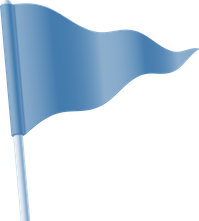
#> input picture NuriUtils/assets/maps_topdown_flag/flag1_blue.png, 199 x 221 px, shrunk from 1012 x 1125 before the run, given in place of 100x100.png, which was not available; the run also reads 6 pictures not shown here
$ python statics.py
#> lines starting #> are read from the running program, lines starting #| are printed output that depends on the picture; pictures that were not available may be replaced by others from this repository, and a replacement may not be noted
import numpy as np
import imageio
import os

# COCO
with open(os.path.join(os.path.dirname(__file__), "data/coco_category.txt"), "r") as f:
#> (reads NuriUtils/data/coco_category.txt from the repository)
    lines = f.readlines()
DETECTION_CATEGORIES = [line.rstrip() for line in lines]
COCO_CATEGORIES = DETECTION_CATEGORIES
# 40 category of interests
with open(os.path.join(os.path.dirname(__file__), "data/matterport_category.txt"), "r") as f:
#> (reads NuriUtils/data/matterport_category.txt from the repository)
    lines = f.readlines()
CATEGORIES = {}
CATEGORIES['mp3d'] = [line.rstrip() for line in lines]
CATEGORIES['gibson'] = DETECTION_CATEGORIES
with open(os.path.join(os.path.dirname(__file__), "data/cv_colors.txt"), "r") as f:
#> (reads NuriUtils/data/cv_colors.txt from the repository)
    lines = f.readlines()
STANDARD_COLORS = [line.rstrip() for line in lines]

with open(os.path.join(os.path.dirname(__file__), "data/mp3d_trainset.txt"), "r") as f:
#> (reads NuriUtils/data/mp3d_trainset.txt from the repository)
    lines = f.readlines()
MP3D_TRAIN_SCENE = [line.rstrip() for line in lines]

with open(os.path.join(os.path.dirname(__file__), "data/mp3d_valset.txt"), "r") as f:
    lines = f.readlines()
MP3D_VAL_SCENE = [line.rstrip() for line in lines]

with open(os.path.join(os.path.dirname(__file__), "data/gibson_trainset.txt"), "r") as f:
    lines = f.readlines()
GIBSON_TINY_TRAIN_SCENE = [line.rstrip() for line in lines]

with open(os.path.join(os.path.dirname(__file__), "data/gibson_testset.txt"), "r") as f:
    lines = f.readlines()
GIBSON_TINY_TEST_SCENE = [line.rstrip() for line in lines]

with open(os.path.join(os.path.dirname(__file__), "data/mp3d_catset.txt"), "r") as f:
    lines = f.readlines()
MP3D_CAT_TRAIN_SCENE = [line.rstrip() for line in lines]

new_objects_mpcat40_mapping = {'AlarmClockVintage': 'objects', 'BathSheetBlue': 'objects', 'BathTowelPink': 'objects', 'CDrack': 'shelving',
                               'CatObject': 'objects', 'CrackersBox': 'objects', 'CubeBox': 'objects', 'CutleryBlockSet': 'objects',
                               'DishTowel': 'objects', 'DogBowlBlue': 'objects', 'DogFoobler': 'objects', 'Elephant': 'objects', 'EyeCream': 'objects',
                               'FabricBasket': 'objects', 'FabricCube': 'objects', 'Fedora': 'objects', 'FileSorterPink': 'objects', 'GardenSwing': 'objects',
                               'GigabyteBox': 'objects', 'KidsPack': 'objects', 'KitchenTowel': 'objects', 'Notebook': 'objects',
                               'PepsiBox': 'objects', 'PitcherWhite': 'objects', 'PlantContainerQuadra': 'objects', 'PlantContainerUrn': 'objects',
                               'PlantPot': 'plant', 'PorcelainRamekin': 'objects', 'PowerPressureCooker': 'objects', 'ReversibleBookend': 'objects',
                               'RollLearnTurtle': 'objects', 'RoundPlanterRed': 'objects', 'Sandwich': 'objects', 'StackRings': 'objects', 'SteelMilkFrother': 'objects',
                               'StorageBinBlack': 'objects', 'TeaSet': 'objects', 'TeapotWhite': 'objects', 'TucanFrame': 'picture', 'TwistedPuzzle': 'objects',
                               'UpFlippinDog': 'objects', 'VeniceFrame': 'picture', 'VitaminCEster': 'objects', 'aquarium': 'objects', 'armchair2': 'chair',
                               'armchair3': 'chair', 'baguettePain': 'objects', 'banana': 'objects', 'bdOuverte': 'objects', 'blackTupelo': 'objects',
                               'blocks': 'objects', 'bookcase': 'shelving', 'bouilloire': 'objects', 'bucket': 'objects', 'cardboard-box': 'objects',
                               'chair_office': 'chair', 'chaiseOrange': 'chair', 'cheezit': 'objects', 'chefcan': 'objects', 'clothes-basket': 'furniture',
                               'comoCiliegio': 'cabinet', 'couchPoofyPillows': 'sofa', 'couchTable': 'table', 'credenza': 'cabinet', 'cup': 'objects',
                               'cup2': 'objects', 'desserte': 'shelving', 'fanPalm': 'objects', 'flowers': 'plant', 'frame3VerticalSummerPhotos': 'picture',
                               'frame3VerticalTowerPhotos': 'picture', 'frame_horizontal': 'picture', 'frame_square': 'picture', 'gardenUmbrella': 'furniture',
                               'hallTable': 'table', 'japanese_style_screen': 'furniture', 'lamp2': 'lighting', 'largeclamp': 'objects', 'leather_sofa': 'sofa',
                               'letters': 'objects', 'livres': 'objects', 'modern_armchair': 'chair', 'officeChair': 'chair', 'percolateur': 'objects',
                               'pizza': 'objects', 'plancheADecouper': 'objects', 'potplant2': 'plant', 'rocking_chair': 'chair', 'roundTable2': 'table', 'rug': 'objects',
                               'rug2': 'objects', 'secheCheveux': 'objects', 'shelves_storage_wood': 'furniture', 'singleChair': 'chair', 'small_bookshelves': 'shelving',
                               'smiley': 'objects', 'sneakers': 'objects', 'sofa4': 'sofa', 'sofa_white_beige': 'sofa', 'stair_ladder_loft': 'stairs', 'stairs_spiral': 'stairs',
                               'table': 'table', 'table_granmother_marble': 'table', 'throwPillow': 'cushion', 'toast': 'objects',
                               'toothpaste_brush': 'objects', 'wheelie_bin': 'objects', 'wine_bottle': 'objects'}

gibson_categories = ['person', 'bicycle', 'car', 'motorcycle', 'airplane', 'bus', 'train', 'truck', 'boat', 'traffic light', 'fire hydrant', 'stop sign', 'parking meter', 'bench', 'bird', 'cat',
                     'dog', 'horse', 'sheep', 'cow', 'elephant', 'bear', 'zebra', 'giraffe', 'backpack', 'umbrella', 'handbag', 'tie', 'suitcase', 'frisbee', 'skis', 'snowboard', 'sports ball',
                     'kite', 'baseball bat', 'baseball glove', 'skateboard', 'surfboard', 'tennis racket', 'bottle', 'wine glass', 'cup', 'fork', 'knife', 'spoon', 'bowl', 'banana', 'apple',
                     'sandwich', 'orange', 'broccoli', 'carrot', 'hot dog', 'pizza', 'donut', 'cake', 'chair', 'couch', 'potted plant', 'bed', 'dining table', 'toilet', 'tv', 'laptop', 'mouse',
                     'remote', 'keyboard', 'cell phone', 'microwave', 'oven', 'toaster', 'sink', 'refrigerator', 'book', 'clock', 'vase', 'scissors', 'teddy bear', 'hair drier', 'toothbrush']

new_objects_gibson_mapping = {
    'Notebook': 'laptop', 'ReversibleBookend': 'book', 'toothpaste': 'surfboard', 'flowers': 'potted plant', 'cup': 'cup', 'officeChair': 'chair',
    'TwistedPuzzle': 'carrot', 'SteelMilkFrother': 'fork', 'bottle': 'bottle', 'pot': 'vase', 'VitaminCEster': 'surfboard', 'FabricCube': 'vase', 'PlantPot': 'vase',
    'desserte': 'bench', 'letters': 'carrot', 'bouilloire': 'surfboard', 'chair': 'chair', 'clock': 'clock', 'CubeBox': 'suitcase', 'banana':'banana',
    'plancheADecouper': 'surfboard', 'leather': 'couch', 'KitchenTowel': 'kite', 'credenza': 'bench', 'cardboard-box': 'suitcase', 'comoCiliegio': 'surfboard',
    'RoundPlanterRed': 'vase', 'blocks': 'carrot', 'PlantContainerQuadra': 'vase', 'pizza': 'pizza', 'livres': 'book', 'clothes-basket': 'surfboard', 'CutleryBlockSet': 'fork',
    'couchTable': 'dining table', 'Elephant': 'elephant', 'sneakers': 'surfboard', 'largeclamp': 'surfboard', 'CatObject': 'surfboard',
    'CDrack': 'dining table', 'cheezit': 'carrot', 'small': 'surfboard', 'bucket': 'vase', 'PorcelainRamekin': 'fork', 'bag': 'handbag', 'UpFlippinDog': 'surfboard',
    'Sandwich':'sandwich', 'smiley': 'carrot', 'modern': 'chair', 'CrackersBox': 'suitcase', 'roundTable2': 'dining table', 'EyeCream': 'surfboard', 'PowerPressureCooker': 'toaster',
    'bdOuverte': 'book', 'rug2': 'surfboard', 'wine': 'bottle', 'TeapotWhite': 'surfboard', 'KidsPack': 'backpack', 'pillow': 'boat', 'couchPoofyPillows': 'boat', 'mug': 'cup',
    'StackRings': 'carrot', 'laptop':'laptop', 'printer': 'surfboard', 'RollLearnTurtle': 'surfboard', 'cup2': 'cup', 'chefcan': 'surfboard', 'bowl': 'bowl',
    'Fedora': 'surfboard', 'DishTowel': 'kite', 'FileSorterPink': 'book', 'BathSheetBlue': 'kite', 'hallTable': 'dining table', 'FabricBasket': 'vase', 'DogFoobler': 'surfboard',
    'BathTowelPink': 'kite', 'TeaSet': 'fork', 'percolateur': 'surfboard', 'DogBowlBlue': 'bowl', 'PlantContainerUrn': 'vase',
    'shelves': 'dining table', 'potplant2': 'potted plant', 'PepsiBox': 'suitcase', 'secheCheveux': 'surfboard', 'lamp2': 'surfboard', 'rug': 'surfboard',
    'PitcherWhite': 'fork', 'toast': 'fork', 'throwPillow': 'boat', 'GigabyteBox': 'suitcase', 'AlarmClockVintage': 'clock', 'baguettePain': 'donut'
}

# 28 category of interests
# COI = ['chair', 'door', 'table', 'picture', 'cabinet', 'cushion', 'window', 'sofa', 'bed', 'curtain',
#        'chest_of_drawers', 'plant', 'sink', 'stairs', 'toilet', 'stool', 'towel', 'mirror', 'tv_monitor', 'shower',
#        'bathtub', 'counter', 'fireplace', 'shelving', 'blinds', 'gym_equipment', 'clothes', 'objects']
# COI = ['chair', 'door', 'table', 'picture', 'cabinet', 'cushion', 'window', 'sofa',
#        'bed', 'curtain', 'chest_of_drawers', 'plant', 'sink', 'stairs',  'toilet', 'stool', 'towel',
#        'mirror', 'tv_monitor', 'shower', 'column', 'bathtub', 'counter', 'fireplace', 'lighting', 'beam', 'railing',
#        'shelving', 'blinds', 'gym_equipment', 'seating', 'board', 'furniture', 'appliances', 'clothes', 'objects']
COI = ['chair', 'door', 'table', 'picture', 'cabinet', 'cushion', 'window', 'sofa',
       'bed', 'curtain', 'chest_of_drawers', 'plant', 'sink', 'stairs',  'toilet', 'stool', 'towel',
       'mirror', 'tv_monitor', 'shower', 'bathtub', 'counter', 'fireplace',
       'shelving', 'blinds', 'gym_equipment', 'seating', 'board', 'furniture', 'appliances', 'clothes', 'objects']
CATEGORIES_TO_IGNORE = ["stairs", "shelving", "mirror", "column"]
CATEGORIES_TO_IGNORE_IDX = np.concatenate([np.where([CATEGORIES_TO_IGNORE_ in CATEGORIES_ for CATEGORIES_ in CATEGORIES])[0] for CATEGORIES_TO_IGNORE_ in CATEGORIES_TO_IGNORE])
COI_INDEX = {}
COI_INDEX['mp3d'] = np.where([c in COI for c in CATEGORIES['mp3d']])[0]
COI = CATEGORIES['gibson']
COI_INDEX['gibson'] = np.where([c in COI for c in CATEGORIES['gibson']])[0]
DETECT_CATEGORY = ['mug', 'bottle', 'pot', 'bowl', 'chair', 'table', 'clock', 'bag', 'sofa', 'laptop', 'bed', 'microwave', 'cabinet', 'bookshelf', 'stove', 'printer', 'pillow']
ADD_OBJ_CATEGORY = ['AlarmClockVintage', 'BathSheetBlue', 'BathTowelPink', 'CDrack',
       'CatObject', 'CrackersBox', 'CubeBox', 'CutleryBlockSet',
       'DishTowel', 'DogBowlBlue', 'DogFoobler', 'Elephant', 'EyeCream',
       'FabricBasket', 'FabricCube', 'Fedora', 'FileSorterPink',
       'GigabyteBox', 'KidsPack', 'KitchenTowel', 'Notebook', 'PepsiBox',
       'PitcherWhite', 'PlantContainerQuadra', 'PlantContainerUrn',
       'PlantPot', 'PorcelainRamekin', 'PowerPressureCooker',
       'ReversibleBookend', 'RollLearnTurtle', 'RoundPlanterRed',
       'Sandwich', 'StackRings', 'SteelMilkFrother', 'StorageBinBlack',
       'TeaSet', 'TeapotWhite', 'TucanFrame', 'TwistedPuzzle',
       'UpFlippinDog', 'VeniceFrame', 'VitaminCEster', 'bag',
       'baguettePain', 'banana', 'bdOuverte', 'blocks', 'bottle',
       'bouilloire', 'bowl', 'bucket', 'cardboard-box', 'chair',
       'cheezit', 'chefcan', 'clock', 'clothes-basket', 'comoCiliegio',
       'couchPoofyPillows', 'couchTable', 'credenza', 'cup', 'cup2',
       'desserte', 'fanPalm', 'flowers', 'frame',
       'frame3VerticalSummerPhotos', 'frame3VerticalTowerPhotos',
       'gardenUmbrella', 'hallTable', 'japanese', 'lamp2', 'laptop',
       'largeclamp', 'leather', 'letters', 'livres', 'modern', 'mug',
       'officeChair', 'percolateur', 'pillow', 'pizza',
       'plancheADecouper', 'pot', 'potplant2', 'printer', 'rocking',
       'roundTable2', 'rug', 'rug2', 'secheCheveux', 'shelves',
       'singleChair', 'small', 'smiley', 'sneakers', 'throwPillow',
       'toast', 'toothpaste', 'wheelie', 'wine']


ADD_OBJ_MAPPING = {}
ADD_OBJ_MAPPING['mp3d'] = \
{
    'AlarmClockVintage': 'objects',
    'BathSheetBlue': 'objects',
    'BathTowelPink': 'objects',
    'CDrack': 'shelving',
    'CatObject': 'objects',
    'CrackersBox': 'objects',
    'CubeBox': 'objects',
    'CutleryBlockSet': 'objects',
    'DishTowel': 'objects',
    'DogBowlBlue': 'objects',
    'DogFoobler': 'objects',
    'Elephant': 'objects',
    'EyeCream': 'objects',
    'FabricBasket': 'objects',
    'FabricCube': 'objects',
    'Fedora': 'objects',
    'FileSorterPink': 'objects',
    'GigabyteBox': 'objects',
    'KidsPack': 'objects',
    'KitchenTowel': 'objects',
    'Notebook': 'objects',
    'PepsiBox': 'objects',
    'PitcherWhite': 'objects',
    'PlantContainerQuadra': 'objects',
    'PlantContainerUrn': 'objects',
    'PlantPot': 'plant',
    'PorcelainRamekin': 'objects',
    'PowerPressureCooker': 'objects',
    'ReversibleBookend': 'objects',
    'RollLearnTurtle': 'objects',
    'RoundPlanterRed': 'objects',
    'Sandwich': 'objects',
    'StackRings': 'objects',
    'SteelMilkFrother': 'objects',
    'StorageBinBlack': 'objects',
    'TeaSet': 'objects',
    'TeapotWhite': 'objects',
    'TucanFrame': 'picture',
    'TwistedPuzzle': 'objects',
    'UpFlippinDog': 'objects',
    'VeniceFrame': 'picture',
    'VitaminCEster': 'objects',
    'baguettePain': 'objects',
    'banana': 'objects',
    'bdOuverte': 'objects',
    'blocks': 'objects',
    'bouilloire': 'objects',
    'bucket': 'objects',
    'cardboard-box': 'objects',
    'cheezit': 'objects',
    'chefcan': 'objects',
    'clothes-basket': 'furniture',
    'comoCiliegio': 'cabinet',
    'couchPoofyPillows': 'sofa',
    'couchTable': 'table',
    'credenza': 'cabinet',
    'cup': 'objects',
    'cup2': 'objects',
    'desserte': 'shelving',
    'fanPalm': 'objects',
    'flowers': 'plant',
    'frame3VerticalSummerPhotos': 'picture',
    'frame3VerticalTowerPhotos': 'picture',
    'gardenUmbrella': 'furniture',
    'hallTable': 'table',
    'lamp2': 'lighting',
    'largeclamp': 'objects',
    'letters': 'objects',
    'livres': 'objects',
    'officeChair': 'chair',
    'percolateur': 'objects',
    'pizza': 'objects',
    'plancheADecouper': 'objects',
    'potplant2': 'plant',
    'roundTable2': 'table',
    'rug': 'objects',
    'rug2': 'objects',
    'secheCheveux': 'objects',
    'singleChair': 'chair',
    'smiley': 'objects',
    'sneakers': 'objects',
    'throwPillow': 'cushion',
    'toast': 'objects',
    'bag': 'objects',
    'bottle': 'objects',
    'bowl': 'objects',
    'clock': 'objects',
    'laptop': 'objects',
    'chair_office': 'chair',
    'frame_horizontal': 'picture',
    'frame_square': 'picture',
    'leather_sofa': 'sofa',
    'shelves_storage_wood': 'furniture',
    'small_bookshelves': 'shelving',
    'table_granmother_marble': 'table',
    'toothpaste_brush': 'objects',
    'wheelie_bin': 'objects',
    'wine_bottle': 'objects'
}

ALL_CATEGORIES = list(set(CATEGORIES['mp3d'] + CATEGORIES['gibson'] + DETECTION_CATEGORIES))
ALL_CATEGORIES = np.sort(np.unique(ALL_CATEGORIES))

task_cat2mpcat40_labels = [
    'chair',
    'table',
    'picture',
    'cabinet',
    'cushion',
    'sofa',
    'bed',
    'chest_of_drawers',
    'plant',
    'sink',
    'toilet',
    'stool',
    'towel',
    'tv_monitor',
    'shower',
    'bathtub',
    'counter',
    'fireplace',
    'gym_equipment',
    'seating',
    'clothes',
]
OBJECT_TARGET_CATEGORY = {}
OBJECT_TARGET_CATEGORY['gibson'] = ['chair', 'couch', 'potted plant', 'bed', 'toilet', 'tv']
OBJECT_TARGET_CATEGORY['mp3d'] = task_cat2mpcat40_labels
# coco_categories = {
#     "chair": 0,
#     "couch": 1,
#     "potted plant": 2,
#     "bed": 3,
#     "toilet": 4,
#     "tv": 5,
#     "dining-table": 6,
#     "oven": 7,
#     "sink": 8,
#     "refrigerator": 9,
#     "book": 10,
#     "clock": 11,
#     "vase": 12,
#     "cup": 13,
#     "bottle": 14
# }

coco_categories_mapping = {
    56: 0,  # chair
    57: 1,  # couch
    58: 2,  # potted plant
    59: 3,  # bed
    61: 4,  # toilet
    62: 5,  # tv
    60: 6,  # dining-table
    69: 7,  # oven
    71: 8,  # sink
    72: 9,  # refrigerator
    73: 10,  # book
    74: 11,  # clock
    75: 12,  # vase
    41: 13,  # cup
    39: 14,  # bottle
}


# COI_TO_CATEGORY = {
#     np.where(['chair' == cat for cat in CATEGORIES])[0][0]: np.where(['chair' == cat for cat in DETECT_CATEGORY])[0][0],
#     np.where(['table' == cat for cat in CATEGORIES])[0][0]: np.where(['table' == cat for cat in DETECT_CATEGORY])[0][0],
#     np.where(['cabinet' == cat for cat in CATEGORIES])[0][0]: np.where(['cabinet' == cat for cat in DETECT_CATEGORY])[0][0],
#     np.where(['cushion' == cat for cat in CATEGORIES])[0][0]: np.where(['pillow' == cat for cat in DETECT_CATEGORY])[0][0],
#     np.where(['sofa' == cat for cat in CATEGORIES])[0][0]: np.where(['sofa' == cat for cat in DETECT_CATEGORY])[0][0],
#     np.where(['bed' == cat for cat in CATEGORIES])[0][0]: np.where(['bed' == cat for cat in DETECT_CATEGORY])[0][0],
#     np.where(['chest_of_drawers' == cat for cat in CATEGORIES])[0][0]: np.where(['cabinet' == cat for cat in DETECT_CATEGORY])[0][0],
#     np.where(['seating' == cat for cat in CATEGORIES])[0][0]: np.where(['sofa' == cat for cat in DETECT_CATEGORY])[0][0],
#     np.where(['furniture' == cat for cat in CATEGORIES])[0][0]: np.where(['cabinet' == cat for cat in DETECT_CATEGORY])[0][0]
# }
# for i in range(len(CATEGORIES), len(CATEGORIES) + len(DETECT_CATEGORY)):
#     COI_TO_CATEGORY[i] = i-len(CATEGORIES) # = {i: i - 41 for i in range(41, 41 + 17)}


AGENT_SPRITE = imageio.imread(
    os.path.join(
        os.path.dirname(__file__),
        "assets",
        "maps_topdown_agent_sprite",
        "100x100.png",
    )
)
#> AGENT_SPRITE is the input picture: shape (221, 199, 4); mean R, G, B, A 39.3, 54.7, 68.6, 84.6
AGENT_SPRITE = np.ascontiguousarray(np.flipud(AGENT_SPRITE))
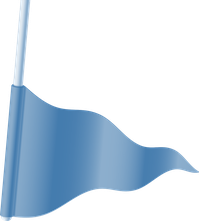
#> AGENT_SPRITE: shape (221, 199, 4); mean R, G, B, A 39.3, 54.7, 68.6, 84.6; transparent parts drawn white

OBJECT_YELLOW = imageio.imread(
    os.path.join(
        os.path.dirname(__file__),
        "assets",
        "maps_topdown_object",
        "star_yellow.png",
    )
)
OBJECT_YELLOW = np.ascontiguousarray(np.flipud(OBJECT_YELLOW))

OBJECT_YELLOW_DIM = imageio.imread(
    os.path.join(
        os.path.dirname(__file__),
        "assets",
        "maps_topdown_object",
        "star_dim.png",
    )
)
OBJECT_YELLOW_DIM = np.ascontiguousarray(np.flipud(OBJECT_YELLOW_DIM))

OBJECT_BLUE = imageio.imread(
    os.path.join(
        os.path.dirname(__file__),
        "assets",
        "maps_topdown_object",
        "star_blue.png",
    )
)
OBJECT_BLUE = np.ascontiguousarray(np.flipud(OBJECT_BLUE))

OBJECT_GRAY = imageio.imread(
    os.path.join(
        os.path.dirname(__file__),
        "assets",
        "maps_topdown_object",
        "star_gray.png",
    )
)
OBJECT_GRAY = np.ascontiguousarray(np.flipud(OBJECT_GRAY))

OBJECT_GREEN = imageio.imread(
    os.path.join(
        os.path.dirname(__file__),
        "assets",
        "maps_topdown_object",
        "star_green.png",
    )
)
OBJECT_GREEN = np.ascontiguousarray(np.flipud(OBJECT_GREEN))

OBJECT_PINK = imageio.imread(
    os.path.join(
        os.path.dirname(__file__),
        "assets",
        "maps_topdown_object",
        "star_pink.png",
    )
)

OBJECT_PINK = np.ascontiguousarray(np.flipud(OBJECT_PINK))

OBJECT_RED = imageio.imread(
    os.path.join(
        os.path.dirname(__file__),
        "assets",
        "maps_topdown_object",
        "star_red.png",
    )
)
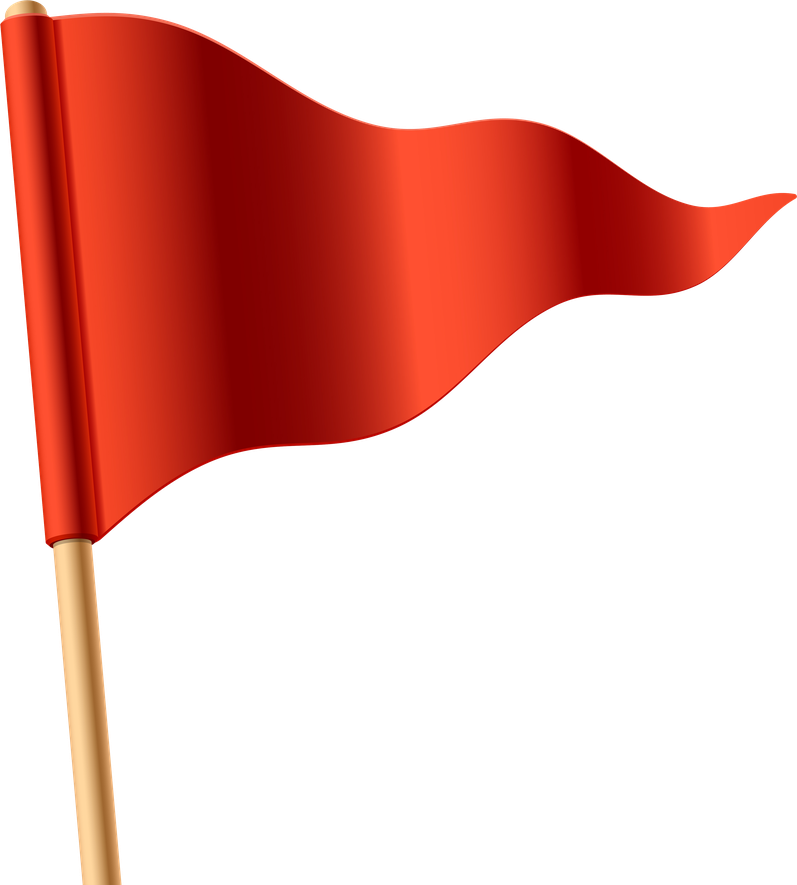
#> input picture NuriUtils/assets/maps_topdown_flag/flag1_red.png, 797 x 885 px, shrunk from 4057 x 4507 before the run, given in place of star_red.png, which was not available
#> OBJECT_RED is the input picture: shape (885, 797, 4); mean R, G, B, A 65.6, 15.9, 9.6, 84.7
OBJECT_RED = np.ascontiguousarray(np.flipud(OBJECT_RED))
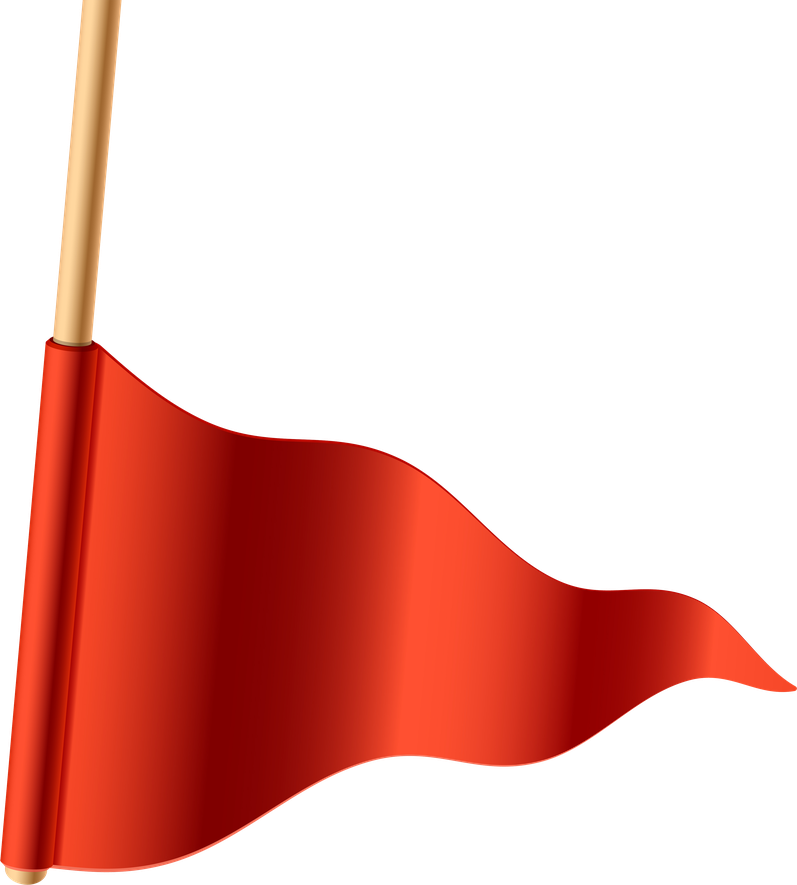
#> OBJECT_RED: shape (885, 797, 4); mean R, G, B, A 65.6, 15.9, 9.6, 84.7; transparent parts drawn white

OBJECT_START_FLAG = imageio.imread(
    os.path.join(
        os.path.dirname(__file__),
        "assets",
        "maps_topdown_flag",
        "flag1_blue.png",
    )
)
OBJECT_START_FLAG = np.ascontiguousarray(OBJECT_START_FLAG)

OBJECT_GOAL_FLAG = imageio.imread(
    os.path.join(
        os.path.dirname(__file__),
        "assets",
        "maps_topdown_flag",
        "flag1_red.png",
    )
)
OBJECT_GOAL_FLAG = np.ascontiguousarray(OBJECT_GOAL_FLAG)

AI2THOR_COI = ['AlarmClock', 'AluminumFoil', 'Apple', 'ArmChair', 'BaseballBat', 'BasketBall', 'Bathtub', 'BathtubBasin', 'Bed', 'Blinds', 'Book', 'Boots', 'Bottle', 'Bowl', 'Box', 'Bread', 'ButterKnife', 'Cabinet', 'Candle', 'CD', 'CellPhone', 'Chair', 'Cloth', 'CoffeeMachine', 'CoffeeTable', 'CounterTop', 'CreditCard', 'Cup', 'Curtains', 'Desk', 'DeskLamp', 'Desktop', 'DiningTable', 'DishSponge', 'DogBed', 'Drawer', 'Dresser', 'Dumbbell', 'Egg', 'Faucet', 'FloorLamp', 'Footstool', 'Fork', 'Fridge', 'GarbageBag', 'GarbageCan', 'HandTowel', 'HandTowelHolder', 'HousePlant', 'Kettle', 'KeyChain', 'Knife', 'Ladle', 'Laptop', 'LaundryHamper', 'Lettuce', 'LightSwitch', 'Microwave', 'Mirror', 'Mug', 'Newspaper', 'Ottoman', 'Painting', 'Pan', 'PaperTowelRoll', 'Pen', 'Pencil', 'PepperShaker', 'Pillow', 'Plate', 'Plunger', 'Poster', 'Pot', 'Potato', 'RemoteControl', 'RoomDecor', 'Safe', 'SaltShaker', 'ScrubBrush', 'Shelf', 'ShelvingUnit', 'ShowerCurtain', 'ShowerDoor', 'ShowerGlass', 'ShowerHead', 'SideTable', 'Sink', 'SinkBasin', 'SoapBar', 'SoapBottle', 'Sofa', 'Spatula', 'Spoon', 'SprayBottle', 'Statue', 'Stool', 'StoveBurner', 'StoveKnob', 'TableTopDecor', 'TargetCircle', 'TeddyBear', 'Television', 'TennisRacket', 'TissueBox', 'Toaster', 'Toilet', 'ToiletPaper', 'ToiletPaperHanger', 'Tomato', 'Towel', 'TowelHolder', 'TVStand', 'VacuumCleaner', 'Vase', 'Watch', 'WateringCan', 'Window', 'WineBottle']
